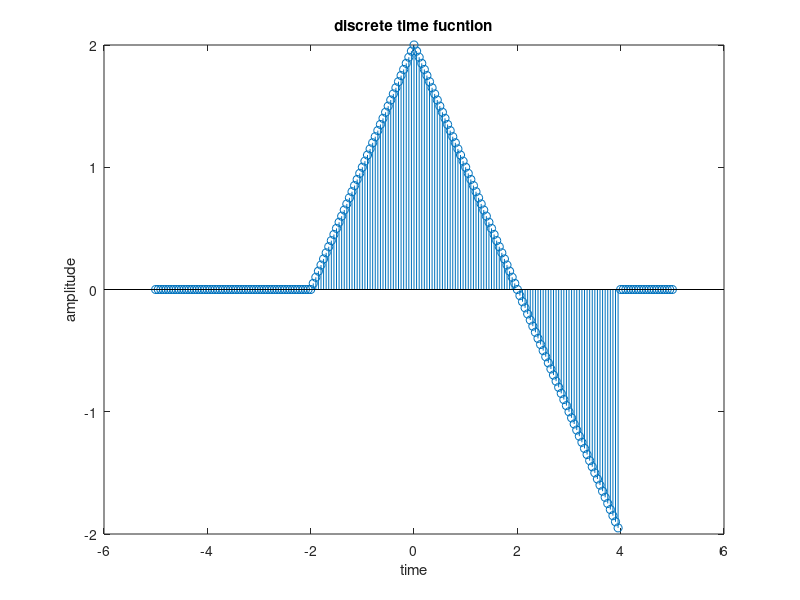

The MATLAB source for this figure:
t=-5:0.05:5;
for i=1:length(t)
    if(t(i)>-2 && t(i)<=0)
       y(i)=2+t(i);
    else if(t(i)>0 && t(i)<4)
       y(i)=2-t(i);
        else
            y(i)=0;
        end
    end
end
stem(t,y);
xlabel('time');
ylabel('amplitude');
title('discrete time fucntion');